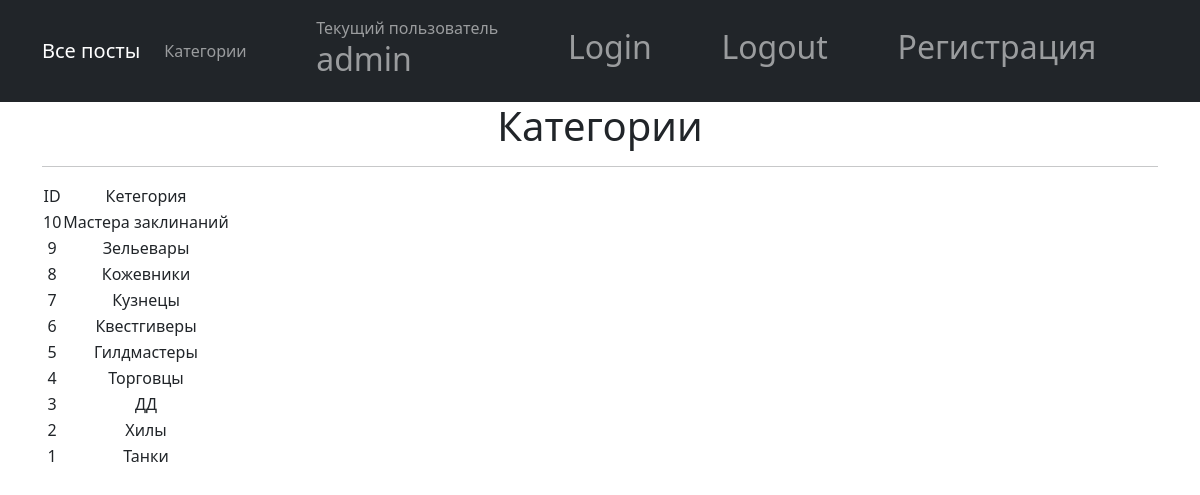
Screenshot of /posts/category/ (signed in) with the database file from the repository.
### main/models.py (models this page shows, shortened)
class Category(models.Model):
    category = models.CharField(max_length=64, unique=True)

### main/views.py (the view)
# urls.py: path('category/', CategoryList.as_view()),
class CategoryList(ListView):
    model = Category
    template_name = 'category.html'
    context_object_name = 'category'
    queryset = Category.objects.order_by('-id')
    form_class = CategoryForm

### templates/category.html (shortened to what this page needs)
{% extends 'flatpages/default.html' %}
{% block content %}
    <h1>Категории</h1>
<hr>
    {% if category %}
        <table>
            <tr>
                 <td>
                    ID
                </td>
                <td>
                    Кетегория
                </td>
            </tr>
        {%  for category in category %}
            <tr>
                 <td>
                    {{category.id}}
                </td>
                <td>
                    {{category.category}}
                </td>
                <td>
                </td>
            </tr>
        {% endfor %}
        </table>
    {% else %}
        <h2>Категорий нет!</h2>
    {% endif %}
{% endblock content %}

### templates/flatpages/default.html (shortened to what this page needs)
<!DOCTYPE html>
{% load static %}
<html lang="en">
    <head>
        <link href="{% static 'css/styles.css' %}" rel="stylesheet" />
    </head>
    <body>
        <nav class="navbar navbar-expand-lg navbar-dark bg-dark static-top">
   <div class="container">
       <a class="navbar-brand" href="/posts/">Все посты</a>
       <div class="collapse navbar-collapse" id="navbarResponsive">
           <ul class="navbar-nav ml-auto">
               <li class="nav-item active">
                   <a class="nav-link" href="/posts/category">Категории
                   </a>
               </li>
           </ul>
       </div>
       <div class="collapse navbar-collapse" id="navbarResponsive">
           <ul class="navbar-nav ml-auto">
               <li class="nav-item active">
                   <a class="nav-link" href="/posts/user">  Текущий пользователь <h2> {{request.user.username}} </h2>
                   </a>
               </li>
           </ul>
       </div>
       <div class="collapse navbar-collapse" id="navbarResponsive">
           <ul class="navbar-nav ml-auto">
               <li class="nav-item active">
                   <a class="nav-link" href="/posts/login/">   <h2> Login </h2>
                   </a>
               </li>
           </ul>
       </div>
        <div class="collapse navbar-collapse" id="navbarResponsive">
           <ul class="navbar-nav ml-auto">
               <li class="nav-item active">
                   <a class="nav-link" href="/posts/logout/">   <h2> Logout </h2>
                   </a>
               </li>
           </ul>
       </div>
       <div class="collapse navbar-collapse" id="navbarResponsive">
           <ul class="navbar-nav ml-auto">
               <li class="nav-item active">
                   <a class="nav-link" href="/posts/signup">   <h2> Регистрация </h2>
                   </a>
               </li>
           </ul>
       </div>
     </div>
</nav>
        <div class="container">
   <div class="row">
       <div class="col-lg-12 text-center">
           {% block content %}{% endblock content %}
       </div>
   </div>
</div>
    </body>
</html>

### rows the page displays
Category: id "10", category "Мастера заклинаний"
Category: id "9", category "Зельевары"
Category: id "8", category "Кожевники"
Category: id "7", category "Кузнецы"
Category: id "6", category "Квестгиверы"
Category: id "5", category "Гилдмастеры"
Category: id "4", category "Торговцы"
Category: id "3", category "ДД"
Category: id "2", category "Хилы"
Category: id "1", category "Танки"

### other values shown
{{ request.user.username }} "admin"
